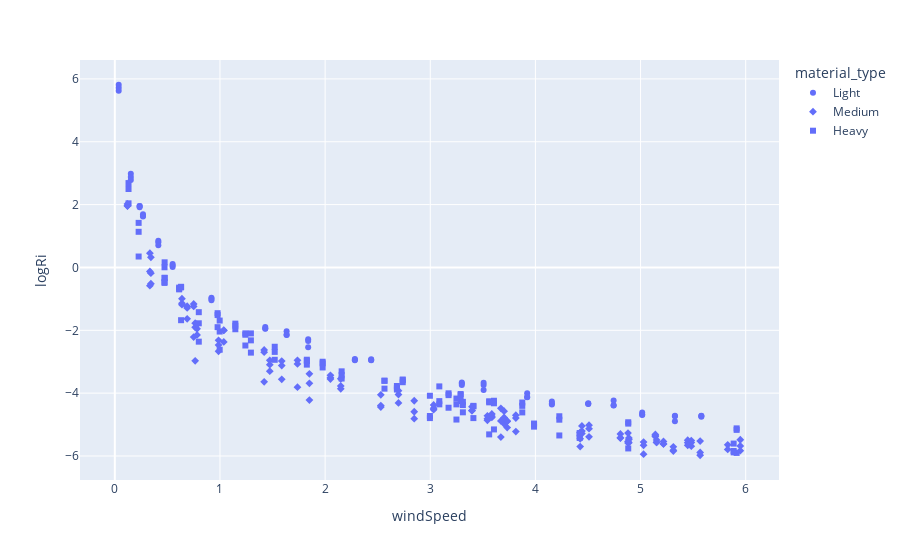
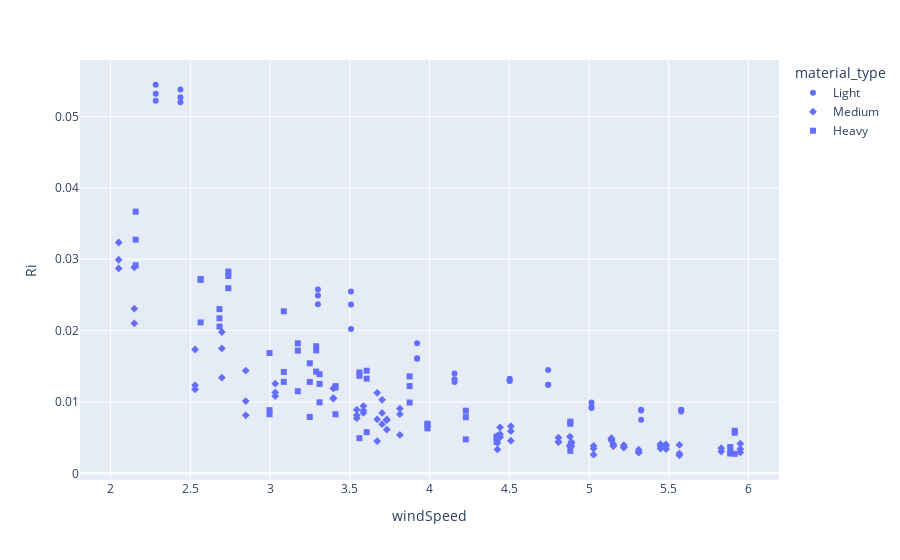

Source (notebook cell) for these figures, in order:
### Code cell
fig = px.scatter(dfFull, x="windSpeed", y="logRi", symbol="material_type")
fig.show()
fig = px.scatter(dfFull.loc[dfFull["windSpeed"] >= 2], x="windSpeed", y="Ri", symbol="material_type")
fig.show()
